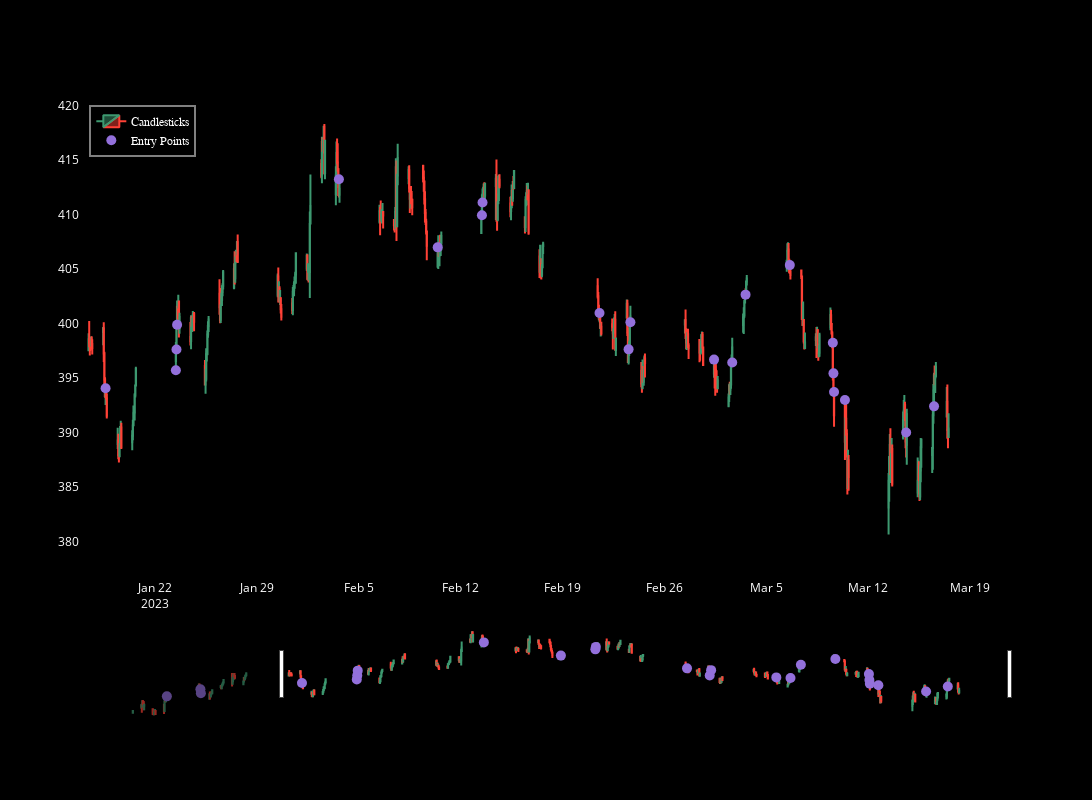

Write notebook code for a chart like this one.
### Code cell
plot_candlestick_with_signals(dataframes[0], start_index=300, num_rows=355)

### Figure 1 — Plotly figure (JSON) as saved in the notebook; plotly's stock layout.template omitted (floating-point values rounded to 4 significant figures; data arrays with more than 128 entries replaced by an {"elided": "..."} marker saying what was removed)
{"data": [{"close": {"elided": "355 float values"}, "high": {"elided": "355 float values"}, "low": {"elided": "355 float values"}, "name": "Candlesticks", "open": {"elided": "355 float values"}, "type": "candlestick", "x": {"elided": "355 str values"}, "xaxis": "x", "yaxis": "y"}, {"marker": {"color": "MediumPurple", "size": 10, "symbol": "circle"}, "mode": "markers", "name": "Entry Points", "type": "scatter", "x": {"elided": "355 str values"}, "xaxis": "x", "y": {"elided": "355 float values"}, "yaxis": "y"}], "layout": {"font": {"color": "white"}, "height": 800, "legend": {"bgcolor": "black", "bordercolor": "gray", "borderwidth": 2, "font": {"color": "white", "family": "sans-serif", "size": 12}, "traceorder": "normal", "x": 0.01, "y": 0.99}, "paper_bgcolor": "black", "plot_bgcolor": "black", "showlegend": true, "width": 1200, "xaxis": {"anchor": "y", "autorange": false, "domain": [0, 1], "range": ["2023-01-16 19:48:17.3471", "2023-03-21 21:38:13.124"], "rangeslider": {"autorange": true, "range": ["2022-12-30 01:40:52.9507", "2023-03-22 03:19:07.0493"], "yaxis": {"_template": null, "rangemode": "match"}}, "showgrid": false, "type": "date", "zeroline": false}, "yaxis": {"anchor": "x", "autorange": true, "domain": [0, 1], "range": [376.6, 420.5], "showgrid": false, "type": "linear", "zeroline": false}}}
